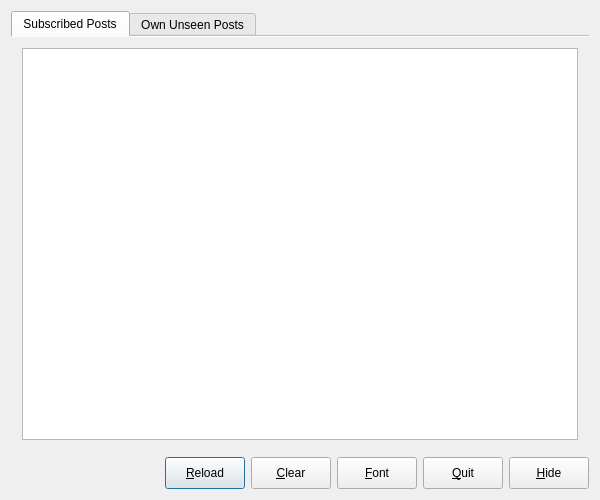
<?xml version="1.0" encoding="UTF-8"?>
<ui version="4.0">
 <class>Window</class>
 <widget class="QDialog" name="Window">
  <property name="geometry">
   <rect>
    <x>0</x>
    <y>0</y>
    <width>600</width>
    <height>500</height>
   </rect>
  </property>
  <property name="windowTitle">
   <string>somewherein... blog | (Unofficial) Desktop Application</string>
  </property>
  <property name="windowIcon">
   <iconset resource="resources.qrc">
    <normaloff>:/appicon</normaloff>:/appicon</iconset>
  </property>
  <layout class="QGridLayout" name="gridLayout_2">
   <item row="0" column="0" colspan="6">
    <widget class="QTabWidget" name="tabWidget">
     <property name="iconSize">
      <size>
       <width>24</width>
       <height>24</height>
      </size>
     </property>
     <property name="elideMode">
      <enum>Qt::ElideMiddle</enum>
     </property>
     <property name="documentMode">
      <bool>true</bool>
     </property>
     <property name="movable">
      <bool>true</bool>
     </property>
     <widget class="QWidget" name="tabSubscribed">
      <attribute name="icon">
       <iconset resource="resources.qrc">
        <normaloff>:/actionSubscriptions</normaloff>:/actionSubscriptions</iconset>
      </attribute>
      <attribute name="title">
       <string>Subscribed Posts</string>
      </attribute>
      <layout class="QGridLayout" name="gridLayout">
       <item row="0" column="0">
        <widget class="QTextBrowser" name="browserSubscribed">
         <property name="sizePolicy">
          <sizepolicy hsizetype="Expanding" vsizetype="Expanding">
           <horstretch>0</horstretch>
           <verstretch>0</verstretch>
          </sizepolicy>
         </property>
         <property name="font">
          <font>
           <pointsize>10</pointsize>
           <stylestrategy>PreferAntialias</stylestrategy>
          </font>
         </property>
         <property name="toolTip">
          <string>&lt;html&gt;&lt;head/&gt;&lt;body&gt;&lt;p&gt;Press Ctrl and scroll mouse wheel to zoom font size and click on post name to open in browser&lt;/p&gt;&lt;/body&gt;&lt;/html&gt;</string>
         </property>
         <property name="html">
          <string>&lt;!DOCTYPE HTML PUBLIC &quot;-//W3C//DTD HTML 4.0//EN&quot; &quot;http://www.w3.org/TR/REC-html40/strict.dtd&quot;&gt;
&lt;html&gt;&lt;head&gt;&lt;meta name=&quot;qrichtext&quot; content=&quot;1&quot; /&gt;&lt;style type=&quot;text/css&quot;&gt;
p, li { white-space: pre-wrap; }
&lt;/style&gt;&lt;/head&gt;&lt;body style=&quot; font-family:'MS Shell Dlg 2'; font-size:10pt; font-weight:400; font-style:normal;&quot;&gt;
&lt;p style=&quot; margin-top:0px; margin-bottom:0px; margin-left:0px; margin-right:0px; -qt-block-indent:0; text-indent:0px;&quot;&gt;&lt;span style=&quot; font-family:'SolaimanLipi';&quot;&gt;&lt;br /&gt;&lt;/span&gt;&lt;/p&gt;&lt;/body&gt;&lt;/html&gt;</string>
         </property>
         <property name="openExternalLinks">
          <bool>true</bool>
         </property>
        </widget>
       </item>
      </layout>
     </widget>
     <widget class="QWidget" name="tabOwnUnseen">
      <attribute name="icon">
       <iconset resource="resources.qrc">
        <normaloff>:/actionUnseenComments</normaloff>:/actionUnseenComments</iconset>
      </attribute>
      <attribute name="title">
       <string>Own Unseen Posts</string>
      </attribute>
      <layout class="QGridLayout" name="gridLayout_3">
       <item row="0" column="0">
        <widget class="QTextBrowser" name="browserOwnUnseen">
         <property name="font">
          <font>
           <stylestrategy>PreferAntialias</stylestrategy>
          </font>
         </property>
         <property name="toolTip">
          <string>&lt;html&gt;&lt;head/&gt;&lt;body&gt;&lt;p&gt;Press Ctrl and scroll mouse wheel to zoom font size and click on post name to open in browser&lt;/p&gt;&lt;/body&gt;&lt;/html&gt;</string>
         </property>
         <property name="openExternalLinks">
          <bool>true</bool>
         </property>
        </widget>
       </item>
      </layout>
     </widget>
    </widget>
   </item>
   <item row="1" column="0">
    <spacer name="horizontalSpacer">
     <property name="orientation">
      <enum>Qt::Horizontal</enum>
     </property>
     <property name="sizeHint" stdset="0">
      <size>
       <width>40</width>
       <height>20</height>
      </size>
     </property>
    </spacer>
   </item>
   <item row="1" column="1">
    <widget class="QPushButton" name="buttonReload">
     <property name="minimumSize">
      <size>
       <width>0</width>
       <height>32</height>
      </size>
     </property>
     <property name="toolTip">
      <string>&lt;html&gt;&lt;head/&gt;&lt;body&gt;&lt;p&gt;Click to re-check for notifications&lt;/p&gt;&lt;/body&gt;&lt;/html&gt;</string>
     </property>
     <property name="text">
      <string>&amp;Reload</string>
     </property>
     <property name="icon">
      <iconset>
       <normalon>:/actionCheck</normalon>
      </iconset>
     </property>
     <property name="iconSize">
      <size>
       <width>24</width>
       <height>24</height>
      </size>
     </property>
     <property name="shortcut">
      <string>R</string>
     </property>
    </widget>
   </item>
   <item row="1" column="3">
    <widget class="QPushButton" name="buttonFont">
     <property name="minimumSize">
      <size>
       <width>0</width>
       <height>32</height>
      </size>
     </property>
     <property name="toolTip">
      <string>&lt;html&gt;&lt;head/&gt;&lt;body&gt;&lt;p&gt;Click to set custom font, size and styles for the text browser&lt;/p&gt;&lt;/body&gt;&lt;/html&gt;</string>
     </property>
     <property name="text">
      <string>&amp;Font</string>
     </property>
     <property name="icon">
      <iconset>
       <normalon>:/font</normalon>
      </iconset>
     </property>
     <property name="iconSize">
      <size>
       <width>24</width>
       <height>24</height>
      </size>
     </property>
     <property name="shortcut">
      <string>F</string>
     </property>
    </widget>
   </item>
   <item row="1" column="4">
    <widget class="QPushButton" name="buttonQuit">
     <property name="minimumSize">
      <size>
       <width>0</width>
       <height>32</height>
      </size>
     </property>
     <property name="toolTip">
      <string>&lt;html&gt;&lt;head/&gt;&lt;body&gt;&lt;p&gt;Exit from tray and close this application&lt;/p&gt;&lt;/body&gt;&lt;/html&gt;</string>
     </property>
     <property name="styleSheet">
      <string notr="true">QPushButton QPushButton {
color: white;
background-color: QLinearGradient( x1: 0, y1: 0, x2: 0, y2: 1, stop: 0 #88d, stop: 0.1 #99e, stop: 0.49 #77c, stop: 0.5 #66b, stop: 1 #77c);
border-width: 1px;
border-color: #339;
border-style: solid;
border-radius: 7;
padding: 3px;
font-size: 10px;
padding-left: 5px;
padding-right: 5px;
min-width: 50px;
max-width: 50px;
min-height: 13px;
max-height: 13px;
}</string>
     </property>
     <property name="text">
      <string>&amp;Quit</string>
     </property>
     <property name="icon">
      <iconset>
       <normalon>:/quit</normalon>
      </iconset>
     </property>
     <property name="iconSize">
      <size>
       <width>24</width>
       <height>24</height>
      </size>
     </property>
     <property name="shortcut">
      <string>Q</string>
     </property>
    </widget>
   </item>
   <item row="1" column="5">
    <widget class="QPushButton" name="buttonHide">
     <property name="minimumSize">
      <size>
       <width>0</width>
       <height>32</height>
      </size>
     </property>
     <property name="toolTip">
      <string>&lt;html&gt;&lt;head/&gt;&lt;body&gt;&lt;p&gt;Close the application to system tray&lt;/p&gt;&lt;/body&gt;&lt;/html&gt;</string>
     </property>
     <property name="text">
      <string>&amp;Hide</string>
     </property>
     <property name="icon">
      <iconset>
       <normalon>:/hide</normalon>
      </iconset>
     </property>
     <property name="iconSize">
      <size>
       <width>24</width>
       <height>24</height>
      </size>
     </property>
     <property name="shortcut">
      <string>H</string>
     </property>
    </widget>
   </item>
   <item row="1" column="2">
    <widget class="QPushButton" name="buttonClear">
     <property name="minimumSize">
      <size>
       <width>0</width>
       <height>32</height>
      </size>
     </property>
     <property name="toolTip">
      <string>Click to clear both text browsers</string>
     </property>
     <property name="text">
      <string>&amp;Clear</string>
     </property>
     <property name="icon">
      <iconset resource="resources.qrc">
       <normaloff>:/clear</normaloff>:/clear</iconset>
     </property>
     <property name="iconSize">
      <size>
       <width>24</width>
       <height>24</height>
      </size>
     </property>
     <property name="shortcut">
      <string>C</string>
     </property>
    </widget>
   </item>
  </layout>
 </widget>
 <layoutdefault spacing="6" margin="11"/>
 <tabstops>
  <tabstop>buttonReload</tabstop>
  <tabstop>buttonClear</tabstop>
  <tabstop>buttonFont</tabstop>
  <tabstop>buttonQuit</tabstop>
  <tabstop>buttonHide</tabstop>
  <tabstop>tabWidget</tabstop>
  <tabstop>browserSubscribed</tabstop>
  <tabstop>browserOwnUnseen</tabstop>
 </tabstops>
 <resources>
  <include location="resources.qrc"/>
 </resources>
 <connections/>
</ui>
